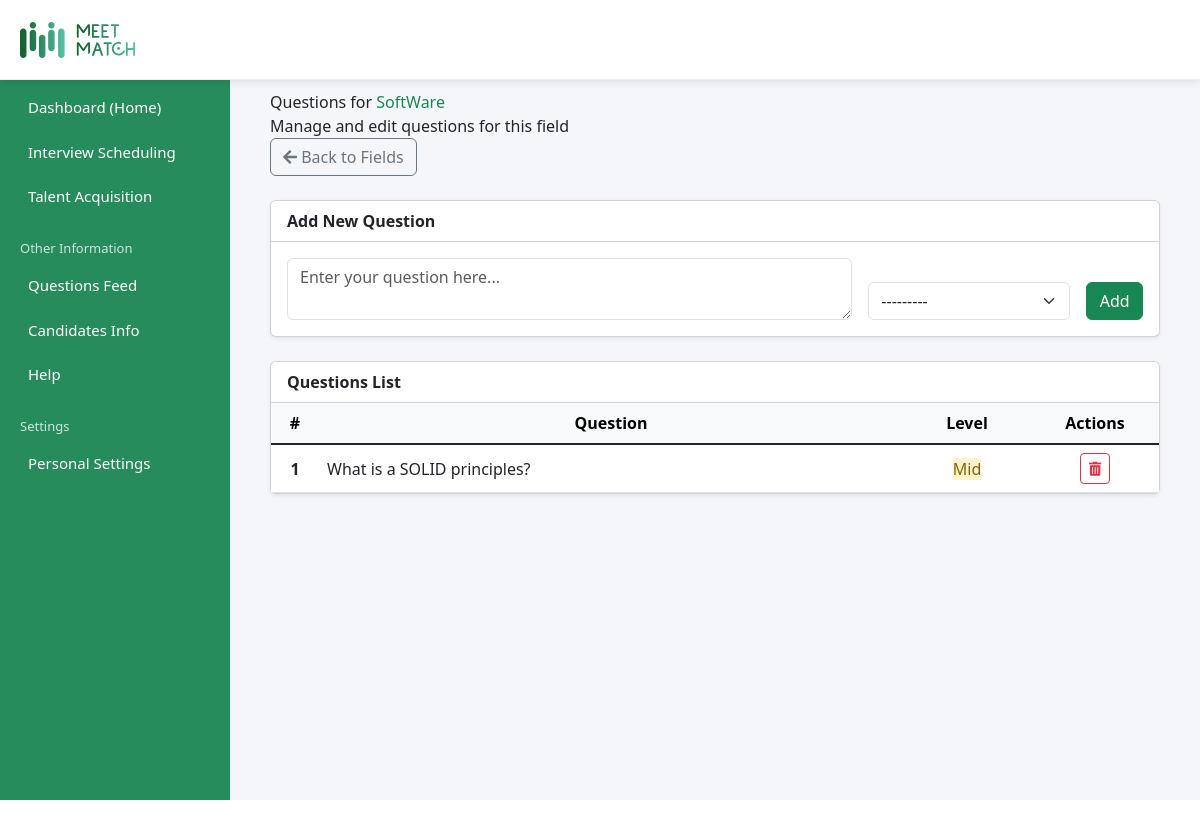
The page /admin_dashboard/questions/field/software-2025-06-22-102858360755/ (signed in) on the database its author committed.
### questions/models.py (models this page shows, shortened)
class Field(models.Model):
    typeChoices = [
        ('Techincal', 'Techincal'),
        ('Soft Skill', 'Soft Skill'),
    ]
    created_by = models.ForeignKey(User, on_delete=models.CASCADE)
    field_type = models.CharField(max_length=50, choices=typeChoices, default='Techincal')
    name = models.CharField(max_length=100)
    slug = models.SlugField(max_length=100, unique=True, blank=True)

class Question(models.Model):
    LEVEL_CHOICES = [
        ('Beginner', 'Beginner'),
        ('Mid', 'Mid Level'),
        ('Advanced', 'Advanced'),
    ]
    created_by = models.ForeignKey(User, on_delete=models.CASCADE)
    field = models.ForeignKey(Field, on_delete=models.CASCADE, related_name='questions')
    level = models.CharField(max_length=20, choices=LEVEL_CHOICES)
    question_text = models.TextField()

### questions/views.py (the view)
# urls.py: path('field/<slug:field_slug>/', views.edit_question, name='edit_question'),
@login_required
def edit_question(request, field_slug):
    field = get_object_or_404(Field, slug=field_slug)
    questions = Question.objects.filter(field=field,created_by=request.user)
    if request.method == 'POST':
        form = QuestionForm(request.POST)
        if form.is_valid():
            question = form.save(commit=False)
            question.field = field
            question.created_by = request.user
            question.save()
            messages.success(request, 'Question added successfully!')
            return redirect('Questions:edit_question', field_slug=field_slug)
    else:
        form = QuestionForm()
    context = {
        'field': field,
        'questions': questions,
        'form': form,
    }
    return render(request, 'admin/edit_question.html', context)

### questions/forms.py
class QuestionForm(forms.ModelForm):
    class Meta:
        model = Question
        fields = ['question_text', 'level']
        widgets = {
            'level': forms.Select(attrs={
                'class': 'form-control',
                'placeholder': 'difficulty level'
            }),
            'question_text': forms.Textarea(attrs={
                'class': 'form-control',
                'rows': 2,
                'placeholder': 'Enter your question here...'
            }),
        }

### templates/admin/edit_question.html (shortened to what this page needs)
{% extends 'admin_base.html' %}
{% load static %}
{% load widget_tweaks %}
{% block extra_css %}
<link href="https://cdn.jsdelivr.net/npm/bootstrap@5.1.3/dist/css/bootstrap.min.css" rel="stylesheet">
<link rel="stylesheet" href="https://cdnjs.cloudflare.com/ajax/libs/font-awesome/5.15.4/css/all.min.css">
{% endblock %}
{% block content %}
<div class="question-header mb-4">
    <div>
        <div class="question-title">Questions for <span class="text-success">{{ field.name }}</span></div>
        <div class="question-subtitle">Manage and edit questions for this field</div>
    </div>
    <div class="header-buttons">
        <a href="{% url 'Questions:questions' %}" class="btn btn-outline-secondary"><i class="fas fa-arrow-left"></i> Back to Fields</a>
    </div>
</div>
<div class="card mb-4 shadow-sm">
    <div class="card-header bg-white fw-bold">Add New Question</div>
    <div class="card-body">
        <form method="POST" class="row g-3 align-items-end">
            <div class="col-md-8">
                {{ form.question_text }}
            </div>
            <div class="col-md-3">
                {{ form.level|add_class:'form-select' }}
            </div>
            <div class="col-md-1 d-grid">
                <input type="submit" class="btn btn-success" value="Add">
            </div>
        </form>
    </div>
</div>
<div class="card shadow-sm">
    <div class="card-header bg-white fw-bold">Questions List</div>
    <div class="card-body p-0">
        <div class="table-responsive">
            <table class="table mb-0 align-middle">
                <thead class="table-light">
                    <tr class="text-center">
                        <th style="width: 3rem;">#</th>
                        <th>Question</th>
                        <th style="width: 8rem;">Level</th>
                        <th style="width: 8rem;">Actions</th>
                    </tr>
                </thead>
                <tbody>
                    {% for question in questions %}
                    <tr>
                        <td class="text-center fw-bold">{{ forloop.counter }}</td>
                        <td>{{ question.question_text|truncatechars:120 }}</td>
                        <td class="text-center">
                            {% if question.level == 'Beginner' %}
                                <span class="status-badge" style="background-color:#d4edda; color:#04630E;">Beginner</span>
                            {% elif question.level == 'Mid' %}
                                <span class="status-badge" style="background-color:#fff3cd; color:#856404;">Mid</span>
                            {% elif question.level == 'Advanced' %}
                                <span class="status-badge" style="background-color:#f8d7da; color:#721c24;">Advanced</span>
                            {% else %}
                                <span class="status-badge bg-secondary text-white">Unknown</span>
                            {% endif %}
                        </td>
                        <td class="text-center">
                            <form method="post" action="{% url 'Questions:delete_question' question.id %}" style="display:inline;">
                                <button type="submit" class="btn btn-sm btn-outline-danger" title="Delete" onclick="return confirm('Delete this question?');">
                                    <i class="fas fa-trash-alt"></i>
                                </button>
                            </form>
                        </td>
                    </tr>
                    {% empty %}
                    <tr><td colspan="4" class="text-center text-muted py-3">No questions found for this field.</td></tr>
                    {% endfor %}
                </tbody>
            </table>
        </div>
    </div>
</div>
</div>
{% endblock %}

### static/css/style.css (style rules this page uses)
* { margin: 0; padding: 0; box-sizing: border-box; font-family: 'Segoe UI', sans-serif; }
body, html { height: 100%; background-color: #fff; }
body { color: #1a1a1a; }

### rows shown on the page
Field: name "SoftWare"
Question: question_text "What is a SOLID principles?", level "Mid"
